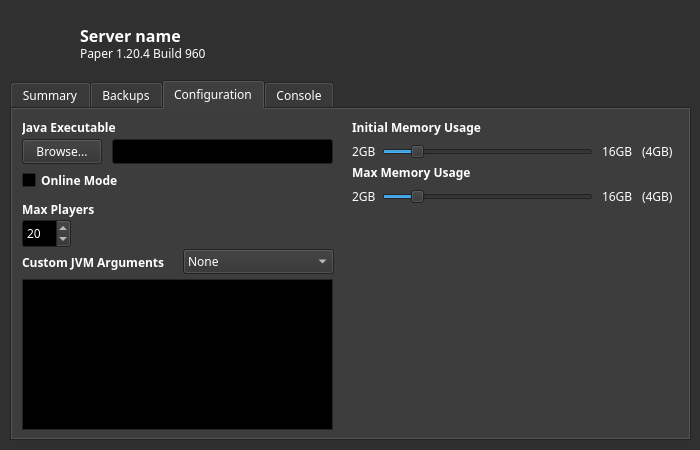
<?xml version="1.0" encoding="UTF-8"?>
<ui version="4.0">
 <class>ManageServer</class>
 <widget class="QWidget" name="ManageServer">
  <property name="geometry">
   <rect>
    <x>0</x>
    <y>0</y>
    <width>700</width>
    <height>450</height>
   </rect>
  </property>
  <property name="sizePolicy">
   <sizepolicy hsizetype="Expanding" vsizetype="Expanding">
    <horstretch>0</horstretch>
    <verstretch>0</verstretch>
   </sizepolicy>
  </property>
  <property name="palette">
   <palette>
    <active>
     <colorrole role="WindowText">
      <brush brushstyle="SolidPattern">
       <color alpha="255">
        <red>255</red>
        <green>255</green>
        <blue>255</blue>
       </color>
      </brush>
     </colorrole>
     <colorrole role="Button">
      <brush brushstyle="SolidPattern">
       <color alpha="255">
        <red>48</red>
        <green>48</green>
        <blue>48</blue>
       </color>
      </brush>
     </colorrole>
     <colorrole role="Light">
      <brush brushstyle="SolidPattern">
       <color alpha="255">
        <red>72</red>
        <green>72</green>
        <blue>72</blue>
       </color>
      </brush>
     </colorrole>
     <colorrole role="Midlight">
      <brush brushstyle="SolidPattern">
       <color alpha="255">
        <red>60</red>
        <green>60</green>
        <blue>60</blue>
       </color>
      </brush>
     </colorrole>
     <colorrole role="Dark">
      <brush brushstyle="SolidPattern">
       <color alpha="255">
        <red>24</red>
        <green>24</green>
        <blue>24</blue>
       </color>
      </brush>
     </colorrole>
     <colorrole role="Mid">
      <brush brushstyle="SolidPattern">
       <color alpha="255">
        <red>204</red>
        <green>204</green>
        <blue>204</blue>
       </color>
      </brush>
     </colorrole>
     <colorrole role="Text">
      <brush brushstyle="SolidPattern">
       <color alpha="255">
        <red>255</red>
        <green>255</green>
        <blue>255</blue>
       </color>
      </brush>
     </colorrole>
     <colorrole role="BrightText">
      <brush brushstyle="SolidPattern">
       <color alpha="255">
        <red>255</red>
        <green>255</green>
        <blue>255</blue>
       </color>
      </brush>
     </colorrole>
     <colorrole role="ButtonText">
      <brush brushstyle="SolidPattern">
       <color alpha="255">
        <red>255</red>
        <green>255</green>
        <blue>255</blue>
       </color>
      </brush>
     </colorrole>
     <colorrole role="Base">
      <brush brushstyle="SolidPattern">
       <color alpha="255">
        <red>0</red>
        <green>0</green>
        <blue>0</blue>
       </color>
      </brush>
     </colorrole>
     <colorrole role="Window">
      <brush brushstyle="SolidPattern">
       <color alpha="255">
        <red>48</red>
        <green>48</green>
        <blue>48</blue>
       </color>
      </brush>
     </colorrole>
     <colorrole role="Shadow">
      <brush brushstyle="SolidPattern">
       <color alpha="255">
        <red>0</red>
        <green>0</green>
        <blue>0</blue>
       </color>
      </brush>
     </colorrole>
     <colorrole role="AlternateBase">
      <brush brushstyle="SolidPattern">
       <color alpha="255">
        <red>24</red>
        <green>24</green>
        <blue>24</blue>
       </color>
      </brush>
     </colorrole>
     <colorrole role="ToolTipBase">
      <brush brushstyle="SolidPattern">
       <color alpha="255">
        <red>255</red>
        <green>255</green>
        <blue>220</blue>
       </color>
      </brush>
     </colorrole>
     <colorrole role="ToolTipText">
      <brush brushstyle="SolidPattern">
       <color alpha="255">
        <red>0</red>
        <green>0</green>
        <blue>0</blue>
       </color>
      </brush>
     </colorrole>
     <colorrole role="PlaceholderText">
      <brush brushstyle="SolidPattern">
       <color alpha="127">
        <red>255</red>
        <green>255</green>
        <blue>255</blue>
       </color>
      </brush>
     </colorrole>
     <colorrole role="Accent">
      <brush brushstyle="SolidPattern">
       <color alpha="255">
        <red>0</red>
        <green>0</green>
        <blue>0</blue>
       </color>
      </brush>
     </colorrole>
    </active>
    <inactive>
     <colorrole role="WindowText">
      <brush brushstyle="SolidPattern">
       <color alpha="255">
        <red>255</red>
        <green>255</green>
        <blue>255</blue>
       </color>
      </brush>
     </colorrole>
     <colorrole role="Button">
      <brush brushstyle="SolidPattern">
       <color alpha="255">
        <red>48</red>
        <green>48</green>
        <blue>48</blue>
       </color>
      </brush>
     </colorrole>
     <colorrole role="Light">
      <brush brushstyle="SolidPattern">
       <color alpha="255">
        <red>72</red>
        <green>72</green>
        <blue>72</blue>
       </color>
      </brush>
     </colorrole>
     <colorrole role="Midlight">
      <brush brushstyle="SolidPattern">
       <color alpha="255">
        <red>60</red>
        <green>60</green>
        <blue>60</blue>
       </color>
      </brush>
     </colorrole>
     <colorrole role="Dark">
      <brush brushstyle="SolidPattern">
       <color alpha="255">
        <red>24</red>
        <green>24</green>
        <blue>24</blue>
       </color>
      </brush>
     </colorrole>
     <colorrole role="Mid">
      <brush brushstyle="SolidPattern">
       <color alpha="255">
        <red>204</red>
        <green>204</green>
        <blue>204</blue>
       </color>
      </brush>
     </colorrole>
     <colorrole role="Text">
      <brush brushstyle="SolidPattern">
       <color alpha="255">
        <red>255</red>
        <green>255</green>
        <blue>255</blue>
       </color>
      </brush>
     </colorrole>
     <colorrole role="BrightText">
      <brush brushstyle="SolidPattern">
       <color alpha="255">
        <red>255</red>
        <green>255</green>
        <blue>255</blue>
       </color>
      </brush>
     </colorrole>
     <colorrole role="ButtonText">
      <brush brushstyle="SolidPattern">
       <color alpha="255">
        <red>255</red>
        <green>255</green>
        <blue>255</blue>
       </color>
      </brush>
     </colorrole>
     <colorrole role="Base">
      <brush brushstyle="SolidPattern">
       <color alpha="255">
        <red>0</red>
        <green>0</green>
        <blue>0</blue>
       </color>
      </brush>
     </colorrole>
     <colorrole role="Window">
      <brush brushstyle="SolidPattern">
       <color alpha="255">
        <red>48</red>
        <green>48</green>
        <blue>48</blue>
       </color>
      </brush>
     </colorrole>
     <colorrole role="Shadow">
      <brush brushstyle="SolidPattern">
       <color alpha="255">
        <red>0</red>
        <green>0</green>
        <blue>0</blue>
       </color>
      </brush>
     </colorrole>
     <colorrole role="AlternateBase">
      <brush brushstyle="SolidPattern">
       <color alpha="255">
        <red>24</red>
        <green>24</green>
        <blue>24</blue>
       </color>
      </brush>
     </colorrole>
     <colorrole role="ToolTipBase">
      <brush brushstyle="SolidPattern">
       <color alpha="255">
        <red>255</red>
        <green>255</green>
        <blue>220</blue>
       </color>
      </brush>
     </colorrole>
     <colorrole role="ToolTipText">
      <brush brushstyle="SolidPattern">
       <color alpha="255">
        <red>0</red>
        <green>0</green>
        <blue>0</blue>
       </color>
      </brush>
     </colorrole>
     <colorrole role="PlaceholderText">
      <brush brushstyle="SolidPattern">
       <color alpha="127">
        <red>255</red>
        <green>255</green>
        <blue>255</blue>
       </color>
      </brush>
     </colorrole>
     <colorrole role="Accent">
      <brush brushstyle="SolidPattern">
       <color alpha="255">
        <red>0</red>
        <green>0</green>
        <blue>0</blue>
       </color>
      </brush>
     </colorrole>
    </inactive>
    <disabled>
     <colorrole role="WindowText">
      <brush brushstyle="SolidPattern">
       <color alpha="255">
        <red>24</red>
        <green>24</green>
        <blue>24</blue>
       </color>
      </brush>
     </colorrole>
     <colorrole role="Button">
      <brush brushstyle="SolidPattern">
       <color alpha="255">
        <red>48</red>
        <green>48</green>
        <blue>48</blue>
       </color>
      </brush>
     </colorrole>
     <colorrole role="Light">
      <brush brushstyle="SolidPattern">
       <color alpha="255">
        <red>72</red>
        <green>72</green>
        <blue>72</blue>
       </color>
      </brush>
     </colorrole>
     <colorrole role="Midlight">
      <brush brushstyle="SolidPattern">
       <color alpha="255">
        <red>60</red>
        <green>60</green>
        <blue>60</blue>
       </color>
      </brush>
     </colorrole>
     <colorrole role="Dark">
      <brush brushstyle="SolidPattern">
       <color alpha="255">
        <red>24</red>
        <green>24</green>
        <blue>24</blue>
       </color>
      </brush>
     </colorrole>
     <colorrole role="Mid">
      <brush brushstyle="SolidPattern">
       <color alpha="255">
        <red>204</red>
        <green>204</green>
        <blue>204</blue>
       </color>
      </brush>
     </colorrole>
     <colorrole role="Text">
      <brush brushstyle="SolidPattern">
       <color alpha="255">
        <red>24</red>
        <green>24</green>
        <blue>24</blue>
       </color>
      </brush>
     </colorrole>
     <colorrole role="BrightText">
      <brush brushstyle="SolidPattern">
       <color alpha="255">
        <red>255</red>
        <green>255</green>
        <blue>255</blue>
       </color>
      </brush>
     </colorrole>
     <colorrole role="ButtonText">
      <brush brushstyle="SolidPattern">
       <color alpha="255">
        <red>24</red>
        <green>24</green>
        <blue>24</blue>
       </color>
      </brush>
     </colorrole>
     <colorrole role="Base">
      <brush brushstyle="SolidPattern">
       <color alpha="255">
        <red>48</red>
        <green>48</green>
        <blue>48</blue>
       </color>
      </brush>
     </colorrole>
     <colorrole role="Window">
      <brush brushstyle="SolidPattern">
       <color alpha="255">
        <red>48</red>
        <green>48</green>
        <blue>48</blue>
       </color>
      </brush>
     </colorrole>
     <colorrole role="Shadow">
      <brush brushstyle="SolidPattern">
       <color alpha="255">
        <red>0</red>
        <green>0</green>
        <blue>0</blue>
       </color>
      </brush>
     </colorrole>
     <colorrole role="AlternateBase">
      <brush brushstyle="SolidPattern">
       <color alpha="255">
        <red>48</red>
        <green>48</green>
        <blue>48</blue>
       </color>
      </brush>
     </colorrole>
     <colorrole role="ToolTipBase">
      <brush brushstyle="SolidPattern">
       <color alpha="255">
        <red>255</red>
        <green>255</green>
        <blue>220</blue>
       </color>
      </brush>
     </colorrole>
     <colorrole role="ToolTipText">
      <brush brushstyle="SolidPattern">
       <color alpha="255">
        <red>0</red>
        <green>0</green>
        <blue>0</blue>
       </color>
      </brush>
     </colorrole>
     <colorrole role="PlaceholderText">
      <brush brushstyle="SolidPattern">
       <color alpha="127">
        <red>24</red>
        <green>24</green>
        <blue>24</blue>
       </color>
      </brush>
     </colorrole>
     <colorrole role="Accent">
      <brush brushstyle="SolidPattern">
       <color alpha="255">
        <red>34</red>
        <green>34</green>
        <blue>34</blue>
       </color>
      </brush>
     </colorrole>
    </disabled>
   </palette>
  </property>
  <property name="font">
   <font>
    <family>Noto Sans</family>
   </font>
  </property>
  <property name="windowTitle">
   <string>Form</string>
  </property>
  <widget class="QLabel" name="modLoaderIcon">
   <property name="geometry">
    <rect>
     <x>20</x>
     <y>20</y>
     <width>51</width>
     <height>51</height>
    </rect>
   </property>
   <property name="text">
    <string/>
   </property>
   <property name="pixmap">
    <pixmap resource="resource.qrc">:/imgs/icons/papermc-logomark.png</pixmap>
   </property>
   <property name="scaledContents">
    <bool>true</bool>
   </property>
  </widget>
  <widget class="QLabel" name="serverLabel">
   <property name="geometry">
    <rect>
     <x>80</x>
     <y>25</y>
     <width>491</width>
     <height>21</height>
    </rect>
   </property>
   <property name="font">
    <font>
     <family>Noto Sans</family>
     <pointsize>12</pointsize>
     <bold>true</bold>
    </font>
   </property>
   <property name="text">
    <string>Server name</string>
   </property>
  </widget>
  <widget class="QTabWidget" name="tabWidget">
   <property name="geometry">
    <rect>
     <x>10</x>
     <y>80</y>
     <width>681</width>
     <height>361</height>
    </rect>
   </property>
   <property name="currentIndex">
    <number>2</number>
   </property>
   <widget class="QWidget" name="tab">
    <attribute name="title">
     <string>Summary</string>
    </attribute>
    <widget class="QLabel" name="label">
     <property name="geometry">
      <rect>
       <x>20</x>
       <y>20</y>
       <width>81</width>
       <height>17</height>
      </rect>
     </property>
     <property name="text">
      <string>Your server is</string>
     </property>
    </widget>
    <widget class="QLabel" name="serverStateLabel">
     <property name="geometry">
      <rect>
       <x>102</x>
       <y>18</y>
       <width>81</width>
       <height>21</height>
      </rect>
     </property>
     <property name="font">
      <font>
       <family>Noto Sans</family>
       <pointsize>12</pointsize>
       <bold>true</bold>
      </font>
     </property>
     <property name="text">
      <string>OFFLINE</string>
     </property>
    </widget>
    <widget class="QPushButton" name="serverToggleBtn">
     <property name="geometry">
      <rect>
       <x>580</x>
       <y>20</y>
       <width>81</width>
       <height>25</height>
      </rect>
     </property>
     <property name="text">
      <string> Start</string>
     </property>
     <property name="icon">
      <iconset resource="resource.qrc">
       <normaloff>:/imgs/icons/power-switch.svg</normaloff>:/imgs/icons/power-switch.svg</iconset>
     </property>
     <property name="iconSize">
      <size>
       <width>12</width>
       <height>12</height>
      </size>
     </property>
     <property name="checkable">
      <bool>true</bool>
     </property>
    </widget>
    <widget class="QPushButton" name="restartBtn">
     <property name="enabled">
      <bool>false</bool>
     </property>
     <property name="geometry">
      <rect>
       <x>580</x>
       <y>50</y>
       <width>81</width>
       <height>25</height>
      </rect>
     </property>
     <property name="text">
      <string> Restart</string>
     </property>
     <property name="icon">
      <iconset resource="resource.qrc">
       <normaloff>:/imgs/icons/reload.svg</normaloff>:/imgs/icons/reload.svg</iconset>
     </property>
     <property name="iconSize">
      <size>
       <width>12</width>
       <height>12</height>
      </size>
     </property>
    </widget>
    <widget class="QPushButton" name="openServerDirBtn">
     <property name="geometry">
      <rect>
       <x>10</x>
       <y>290</y>
       <width>161</width>
       <height>25</height>
      </rect>
     </property>
     <property name="text">
      <string>Open Server Directory</string>
     </property>
     <property name="icon">
      <iconset resource="resource.qrc">
       <normaloff>:/imgs/icons/folder.svg</normaloff>:/imgs/icons/folder.svg</iconset>
     </property>
     <property name="iconSize">
      <size>
       <width>12</width>
       <height>12</height>
      </size>
     </property>
    </widget>
   </widget>
   <widget class="QWidget" name="tab_4">
    <attribute name="title">
     <string>Backups</string>
    </attribute>
    <widget class="QTableWidget" name="backupList">
     <property name="geometry">
      <rect>
       <x>10</x>
       <y>40</y>
       <width>658</width>
       <height>281</height>
      </rect>
     </property>
     <property name="editTriggers">
      <set>QAbstractItemView::NoEditTriggers</set>
     </property>
     <row/>
     <column>
      <property name="text">
       <string>Name</string>
      </property>
     </column>
     <column>
      <property name="text">
       <string>Time of creation</string>
      </property>
     </column>
     <item row="0" column="0">
      <property name="text">
       <string/>
      </property>
     </item>
     <item row="0" column="1">
      <property name="text">
       <string/>
      </property>
     </item>
    </widget>
    <widget class="QPushButton" name="pushButton">
     <property name="geometry">
      <rect>
       <x>10</x>
       <y>10</y>
       <width>111</width>
       <height>25</height>
      </rect>
     </property>
     <property name="text">
      <string>New Backup</string>
     </property>
     <property name="icon">
      <iconset resource="resource.qrc">
       <normaloff>:/imgs/icons/plus.svg</normaloff>:/imgs/icons/plus.svg</iconset>
     </property>
     <property name="iconSize">
      <size>
       <width>12</width>
       <height>12</height>
      </size>
     </property>
    </widget>
    <widget class="QPushButton" name="pushButton_2">
     <property name="geometry">
      <rect>
       <x>130</x>
       <y>10</y>
       <width>121</width>
       <height>25</height>
      </rect>
     </property>
     <property name="text">
      <string>Delete Selected</string>
     </property>
     <property name="icon">
      <iconset resource="resource.qrc">
       <normaloff>:/imgs/icons/trash-can.svg</normaloff>:/imgs/icons/trash-can.svg</iconset>
     </property>
     <property name="iconSize">
      <size>
       <width>12</width>
       <height>12</height>
      </size>
     </property>
    </widget>
   </widget>
   <widget class="QWidget" name="tab_2">
    <attribute name="title">
     <string>Configuration</string>
    </attribute>
    <widget class="QLabel" name="javaExecLabel">
     <property name="geometry">
      <rect>
       <x>10</x>
       <y>10</y>
       <width>121</width>
       <height>17</height>
      </rect>
     </property>
     <property name="font">
      <font>
       <family>Noto Sans</family>
       <bold>true</bold>
      </font>
     </property>
     <property name="text">
      <string>Java Executable</string>
     </property>
    </widget>
    <widget class="QLineEdit" name="javaExecInput">
     <property name="geometry">
      <rect>
       <x>100</x>
       <y>30</y>
       <width>221</width>
       <height>25</height>
      </rect>
     </property>
    </widget>
    <widget class="QPushButton" name="javaExecBrowseBtn">
     <property name="geometry">
      <rect>
       <x>10</x>
       <y>30</y>
       <width>80</width>
       <height>25</height>
      </rect>
     </property>
     <property name="text">
      <string>Browse...</string>
     </property>
    </widget>
    <widget class="QCheckBox" name="checkBox">
     <property name="geometry">
      <rect>
       <x>10</x>
       <y>60</y>
       <width>121</width>
       <height>23</height>
      </rect>
     </property>
     <property name="font">
      <font>
       <family>Noto Sans</family>
       <bold>true</bold>
      </font>
     </property>
     <property name="text">
      <string>Online Mode</string>
     </property>
    </widget>
    <widget class="QSlider" name="initialHeapSizeSlider">
     <property name="geometry">
      <rect>
       <x>370</x>
       <y>35</y>
       <width>211</width>
       <height>16</height>
      </rect>
     </property>
     <property name="minimum">
      <number>2048</number>
     </property>
     <property name="maximum">
      <number>16384</number>
     </property>
     <property name="singleStep">
      <number>512</number>
     </property>
     <property name="pageStep">
      <number>1024</number>
     </property>
     <property name="value">
      <number>4096</number>
     </property>
     <property name="orientation">
      <enum>Qt::Horizontal</enum>
     </property>
    </widget>
    <widget class="QLabel" name="initialHeapSizeLabel">
     <property name="geometry">
      <rect>
       <x>340</x>
       <y>10</y>
       <width>161</width>
       <height>17</height>
      </rect>
     </property>
     <property name="font">
      <font>
       <family>Noto Sans</family>
       <bold>true</bold>
      </font>
     </property>
     <property name="text">
      <string>Initial Memory Usage</string>
     </property>
    </widget>
    <widget class="QLabel" name="minInitialHeapSizeLabel">
     <property name="geometry">
      <rect>
       <x>340</x>
       <y>34</y>
       <width>31</width>
       <height>17</height>
      </rect>
     </property>
     <property name="text">
      <string>2GB</string>
     </property>
    </widget>
    <widget class="QLabel" name="maxInitialHeapSizeLabel">
     <property name="geometry">
      <rect>
       <x>590</x>
       <y>34</y>
       <width>31</width>
       <height>17</height>
      </rect>
     </property>
     <property name="text">
      <string>16GB</string>
     </property>
    </widget>
    <widget class="QLabel" name="minMaxHeapSizeLabel">
     <property name="geometry">
      <rect>
       <x>340</x>
       <y>79</y>
       <width>31</width>
       <height>17</height>
      </rect>
     </property>
     <property name="text">
      <string>2GB</string>
     </property>
    </widget>
    <widget class="QLabel" name="maxHeapSizeLabel">
     <property name="geometry">
      <rect>
       <x>340</x>
       <y>55</y>
       <width>161</width>
       <height>17</height>
      </rect>
     </property>
     <property name="font">
      <font>
       <family>Noto Sans</family>
       <bold>true</bold>
      </font>
     </property>
     <property name="text">
      <string>Max Memory Usage</string>
     </property>
    </widget>
    <widget class="QLabel" name="maxMaxHeapSizeLabel">
     <property name="geometry">
      <rect>
       <x>590</x>
       <y>79</y>
       <width>31</width>
       <height>17</height>
      </rect>
     </property>
     <property name="text">
      <string>16GB</string>
     </property>
    </widget>
    <widget class="QSlider" name="maxHeapSizeSlider">
     <property name="geometry">
      <rect>
       <x>370</x>
       <y>80</y>
       <width>211</width>
       <height>16</height>
      </rect>
     </property>
     <property name="minimum">
      <number>2048</number>
     </property>
     <property name="maximum">
      <number>16384</number>
     </property>
     <property name="singleStep">
      <number>512</number>
     </property>
     <property name="value">
      <number>4096</number>
     </property>
     <property name="orientation">
      <enum>Qt::Horizontal</enum>
     </property>
    </widget>
    <widget class="QLabel" name="initialHeapValueLabel">
     <property name="geometry">
      <rect>
       <x>630</x>
       <y>34</y>
       <width>41</width>
       <height>17</height>
      </rect>
     </property>
     <property name="text">
      <string>(4GB)</string>
     </property>
    </widget>
    <widget class="QLabel" name="maxHeapValueLabel">
     <property name="geometry">
      <rect>
       <x>630</x>
       <y>79</y>
       <width>41</width>
       <height>17</height>
      </rect>
     </property>
     <property name="text">
      <string>(4GB)</string>
     </property>
    </widget>
    <widget class="QLabel" name="label_2">
     <property name="geometry">
      <rect>
       <x>10</x>
       <y>90</y>
       <width>91</width>
       <height>21</height>
      </rect>
     </property>
     <property name="font">
      <font>
       <family>Noto Sans</family>
       <bold>true</bold>
      </font>
     </property>
     <property name="text">
      <string>Max Players</string>
     </property>
    </widget>
    <widget class="QSpinBox" name="maxPlayerInput">
     <property name="geometry">
      <rect>
       <x>10</x>
       <y>110</y>
       <width>49</width>
       <height>29</height>
      </rect>
     </property>
     <property name="minimum">
      <number>1</number>
     </property>
     <property name="maximum">
      <number>1000</number>
     </property>
     <property name="value">
      <number>20</number>
     </property>
    </widget>
    <widget class="QLabel" name="label_3">
     <property name="geometry">
      <rect>
       <x>10</x>
       <y>145</y>
       <width>151</width>
       <height>17</height>
      </rect>
     </property>
     <property name="font">
      <font>
       <family>Noto Sans</family>
       <bold>true</bold>
      </font>
     </property>
     <property name="text">
      <string>Custom JVM Arguments</string>
     </property>
    </widget>
    <widget class="QPlainTextEdit" name="plainTextEdit">
     <property name="geometry">
      <rect>
       <x>10</x>
       <y>170</y>
       <width>311</width>
       <height>151</height>
      </rect>
     </property>
    </widget>
    <widget class="QComboBox" name="comboBox">
     <property name="geometry">
      <rect>
       <x>171</x>
       <y>140</y>
       <width>151</width>
       <height>25</height>
      </rect>
     </property>
     <property name="toolTip">
      <string>JVM Arguments Presets</string>
     </property>
     <item>
      <property name="text">
       <string>None</string>
      </property>
     </item>
     <item>
      <property name="text">
       <string>Aikar's Flags</string>
      </property>
     </item>
     <item>
      <property name="text">
       <string>Aikar's Flags (12GB+)</string>
      </property>
     </item>
     <item>
      <property name="text">
       <string>Shenandoah GC</string>
      </property>
     </item>
     <item>
      <property name="text">
       <string>ZGC</string>
      </property>
     </item>
     <item>
      <property name="text">
       <string>Custom</string>
      </property>
     </item>
    </widget>
   </widget>
   <widget class="QWidget" name="tab_3">
    <attribute name="title">
     <string>Console</string>
    </attribute>
    <widget class="QTextEdit" name="serverLog">
     <property name="geometry">
      <rect>
       <x>10</x>
       <y>10</y>
       <width>657</width>
       <height>281</height>
      </rect>
     </property>
     <property name="readOnly">
      <bool>true</bool>
     </property>
    </widget>
    <widget class="QLineEdit" name="serverCommandInput">
     <property name="geometry">
      <rect>
       <x>10</x>
       <y>290</y>
       <width>657</width>
       <height>25</height>
      </rect>
     </property>
     <property name="placeholderText">
      <string>Enter command...</string>
     </property>
    </widget>
   </widget>
  </widget>
  <widget class="QLabel" name="serverInfoLabel">
   <property name="geometry">
    <rect>
     <x>80</x>
     <y>45</y>
     <width>491</width>
     <height>16</height>
    </rect>
   </property>
   <property name="text">
    <string>Paper 1.20.4 Build 960</string>
   </property>
  </widget>
 </widget>
 <resources>
  <include location="resource.qrc"/>
 </resources>
 <connections/>
</ui>
